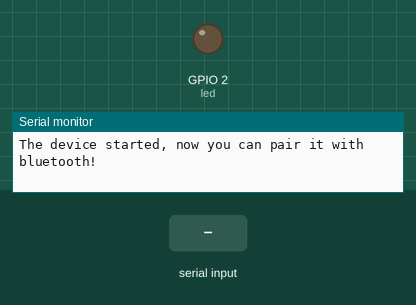
A sketch run on a simulated ESP32. Parts: output pins drawn as LEDs (lit = HIGH), the last lines printed to the serial monitor. Inputs (shaded band) come from the test bench. Nothing arrives over Bluetooth unless stated.

Above: at 1.2 s.
1.3 s: "A" received over the second serial link
At 1.6 s:
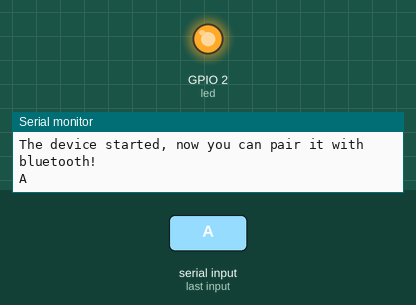
2.8 s: "1" received over the second serial link
Timing chart, 0 to 5.8 s (numbered marks = the images above; inputs shaded):
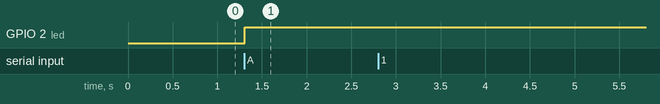

The sketch:

esp32_BT_2.ino
```cpp
#include "BluetoothSerial.h"

#if !defined(CONFIG_BT_ENABLED) || !defined(CONFIG_BLUEDROID_ENABLED)
#error Bluetooth is not enabled! Please run `make menuconfig` to and enable it
#endif
int led=2;
BluetoothSerial SerialBT;

void setup() {
  Serial.begin(115200);
  pinMode(led, OUTPUT);
  SerialBT.begin("ESP32"); //Bluetooth device name
  Serial.println("The device started, now you can pair it with bluetooth!");
}
int i=0;
void loop() {

 char x=' ';

  if (SerialBT.available()) {
    x=SerialBT.read();
    Serial.println(x);
    if(x=='A')
    {
      if(i==0)
      {
      digitalWrite(led, HIGH);
      i=1;
      }
      else if(i==1)
      {
        digitalWrite(led, LOW);
      i=0;
        }

      }

  }
  delay(20);
}
```

Measured:
- after the input at 1.3 s, GPIO 2 (led): LOW → HIGH at once
